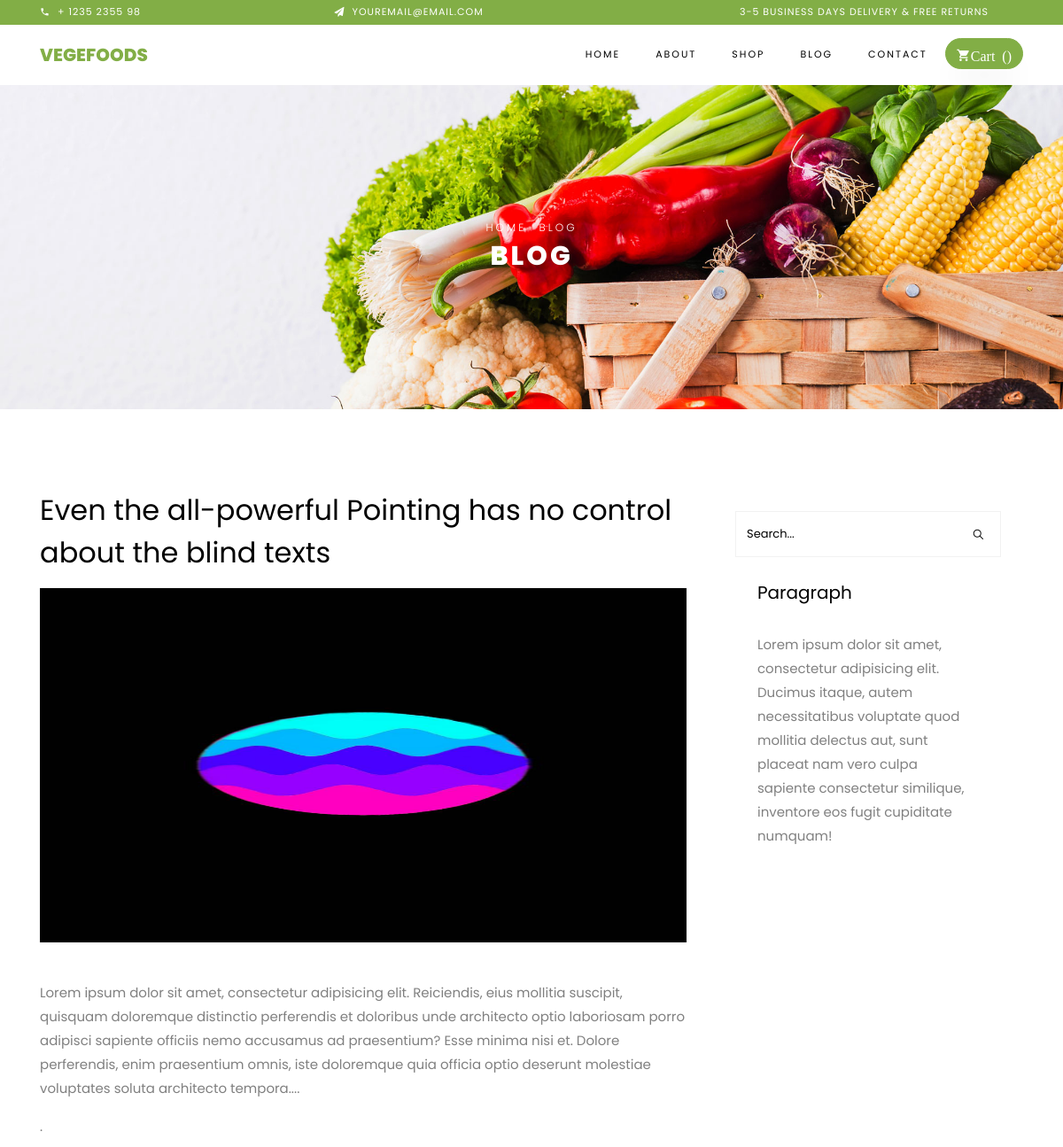
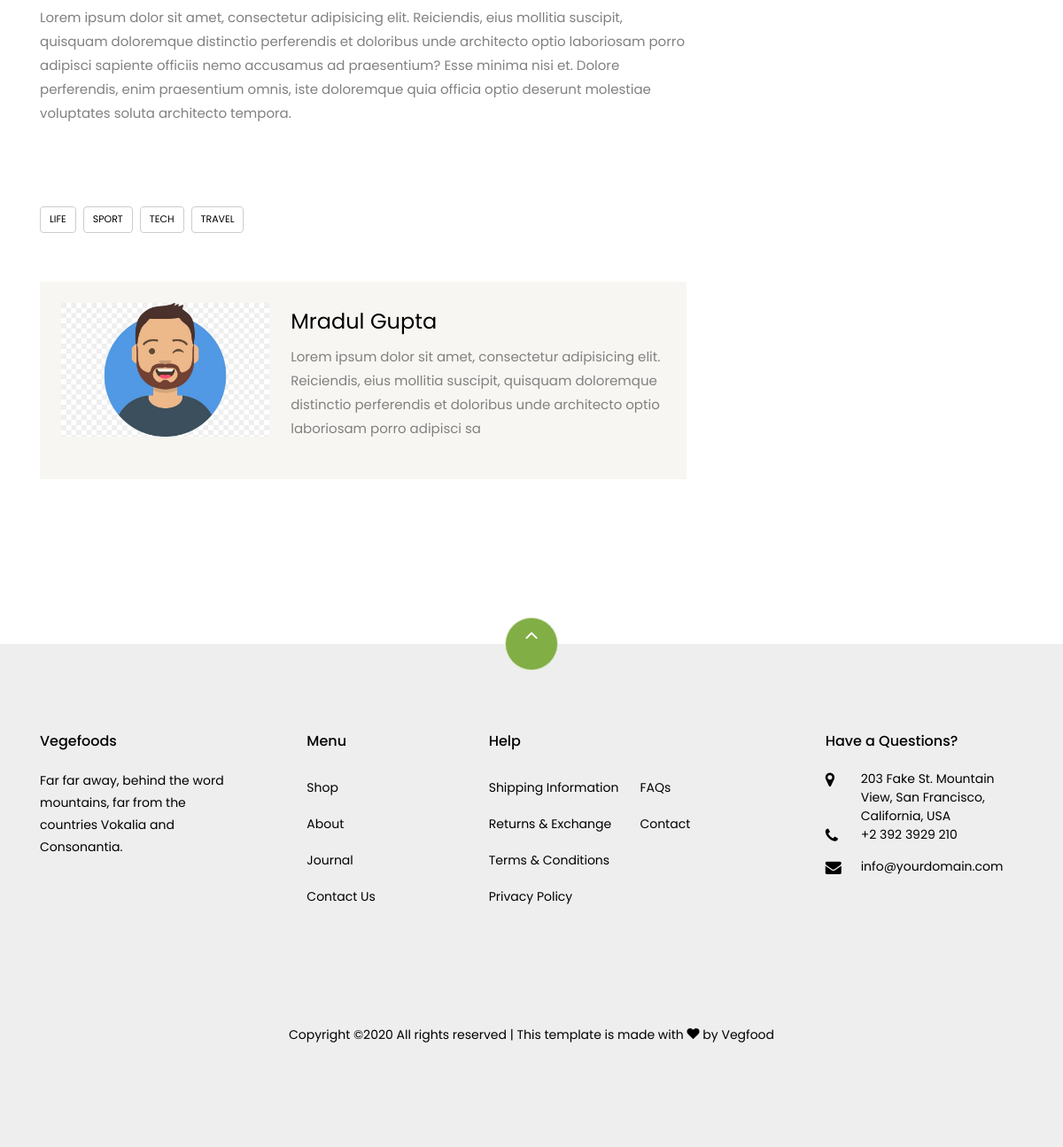
The app's page /blog_single/2 with its own data (2 pictures, top to bottom).
### shop/models.py (models this page shows, shortened)
class Blog(models.Model):
    blog_id =models.AutoField(primary_key=True)
    blog_head =models.CharField(max_length=100)
    blo_content =RichTextField(blank=True,null=True)
    blog_admin = models.CharField(max_length=50, default="")
    blog_date = models.DateField()
    blog_image = models.ImageField(upload_to="shop/images", default="")
    blog_teacher = models.CharField(max_length=50)
    blog_teacher_content = models.CharField(max_length=200)
    blog_teacher_image = models.ImageField(upload_to='shop/images', default="")

### shop/views.py (the view)
# urls.py: path('blog_single/<int:blog_detail_id>', views.blog_single, name='blog_single'),
def blog_single(request,blog_detail_id):
    blog = Blog.objects.filter(blog_id= blog_detail_id)
    return render(request, 'shop/blog_single.html',{"blog":blog[0]})

### shop/templates/shop/blog_single.html
{% extends 'shop/base.html'%}
{% block body %}
  {%load static %}
    <div class="hero-wrap hero-bread" style="background-image: url( {% static 'assets/images/bg_1.jpg' %});">
      <div class="container">
        <div class="row no-gutters slider-text align-items-center justify-content-center">
          <div class="col-md-9 ftco-animate text-center">
          	<p class="breadcrumbs"><span class="mr-2"><a href="index.html">Home</a></span> <span>Blog</span></p>
            <h1 class="mb-0 bread">Blog</h1>
          </div>
        </div>
      </div>
    </div>
    <section class="ftco-section ftco-degree-bg">
      <div class="container">
        <div class="row">
          <div class="col-lg-8 ftco-animate">
						<h2 class="mb-3">{{blog.blog_head }}</h2>
              <img src="/media/{{ blog.blog_image }}" alt="" class="img-fluid" style="height: 400px;width: 100%"><br><br>
             <p>{{ blog.blo_content|slice:"0:405"| safe }}....</p>
            <p>{{ blog.blo_content|slice:"405:"| safe }}</p>
            <div class="tag-widget post-tag-container mb-5 mt-5">
              <div class="tagcloud">
                <a href="#" class="tag-cloud-link">Life</a>
                <a href="#" class="tag-cloud-link">Sport</a>
                <a href="#" class="tag-cloud-link">Tech</a>
                <a href="#" class="tag-cloud-link">Travel</a>
              </div>
            </div>
            <div class="about-author d-flex p-4 bg-light">
              <div class="bio align-self-md-center mr-4">
                <img src="/media/{{ blog.blog_teacher_image }}" alt="Image placeholder" class="img-fluid mb-4">
              </div>
              <div class="desc align-self-md-center">
                <h3>{{ blog.blog_teacher }}</h3>
                <p>{{ blog.blog_teacher_content }}</p>
              </div>
            </div>
            <div class="pt-5 mt-5">
            </div>
          </div>
          <div class="col-lg-4 sidebar ftco-animate">
            <div class="sidebar-box">
              <form action="#" class="search-form">
                <div class="form-group">
                  <span class="icon ion-ios-search"></span>
                  <input type="text" class="form-control" placeholder="Search...">
                </div>
              </form>
            <div class="sidebar-box ftco-animate">
              <h3 class="heading">Paragraph</h3>
              <p>Lorem ipsum dolor sit amet, consectetur adipisicing elit. Ducimus itaque, autem necessitatibus voluptate quod mollitia delectus aut, sunt placeat nam vero culpa sapiente consectetur similique, inventore eos fugit cupiditate numquam!</p>
            </div>
          </div>
        </div>
      </div>
    </section>
 {% endblock %}

### records on screen
Blog: blog_head "Even the all-powerful Pointing has no control about the blind texts", blog_image (picture), blo_content "Lorem ipsum dolor sit amet, consectetur adipisicing elit. Reiciendis, eius mollitia suscipit, quisquam doloremque distinctio perferendis et doloribus unde architecto optio laboriosam porro adipisci sapiente officiis nemo accusamus ad praesentium? Esse minima nisi et. Dolore perferendis, enim praesentium omnis, iste doloremque quia officia optio deserunt molestiae voluptates soluta architecto tempora", blo_content ". Lorem ipsum dolor sit amet, consectetur adipisicing elit. Reiciendis, eius mollitia suscipit, quisquam doloremque distinctio perferendis et doloribus unde architecto optio laboriosam porro adipisci sapiente officiis nemo accusamus ad praesentium? Esse minima nisi et. Dolore perferendis, enim praesentium omnis, iste doloremque quia officia optio deserunt molestiae voluptates soluta architecto tempora.", blog_teacher_image (picture), blog_teacher "Mradul Gupta", blog_teacher_content "Lorem ipsum dolor sit amet, consectetur adipisicing elit. Reiciendis, eius mollitia suscipit, quisquam doloremque distinctio perferendis et doloribus unde architecto optio laboriosam porro adipisci sa"
